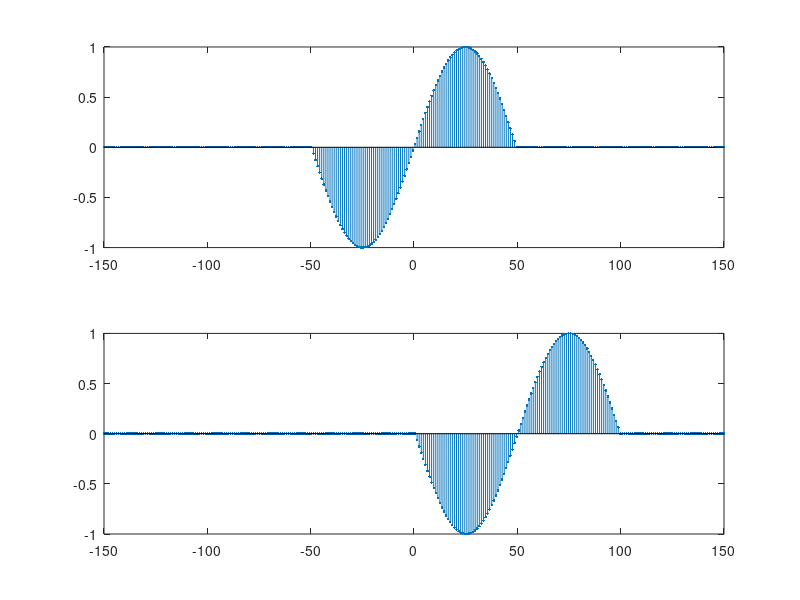
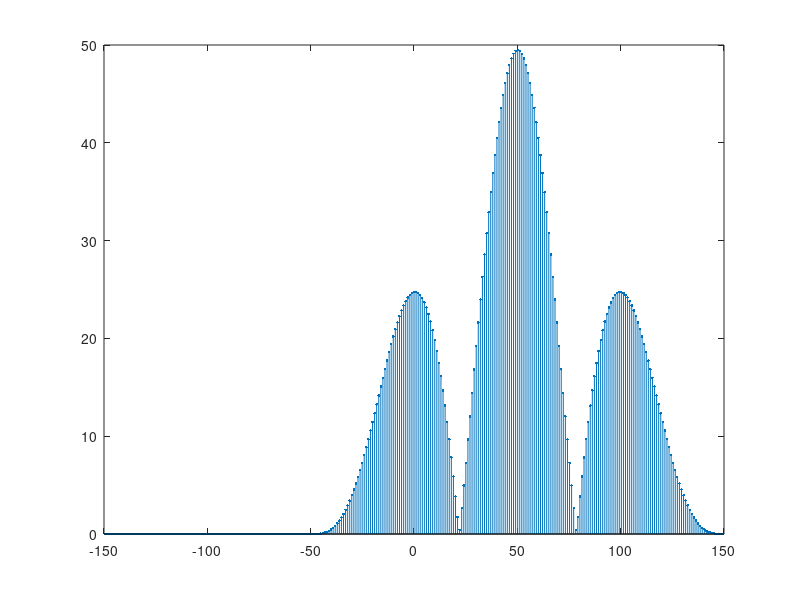

The MATLAB source for these figures, in order:
%Set delay
d = 50;

%Original signal
n = -pi : 2*pi/99 : pi;
s = sin(n);
x = [ zeros(1,100) s zeros(1,100) ];

%Delayed signal
x_d = [ zeros(1,100 + d) s zeros(1,100 - d) ];

%Some axises
axis = -150 : 300/299 : 150;
l = -300 : 600/598 : 300;

%Find the lag
[r, lag] = xcorr(x_d,x);
[~, idx] = max(abs(r));
D = lag(idx);

%Plot everything
figure(1)
subplot(2,1,1);
stem(axis, x, '.');
subplot(2,1,2);
stem(axis, x_d, '.');

figure(2)
stem(l, abs(r), '.'); xlim([-150, 150]);  